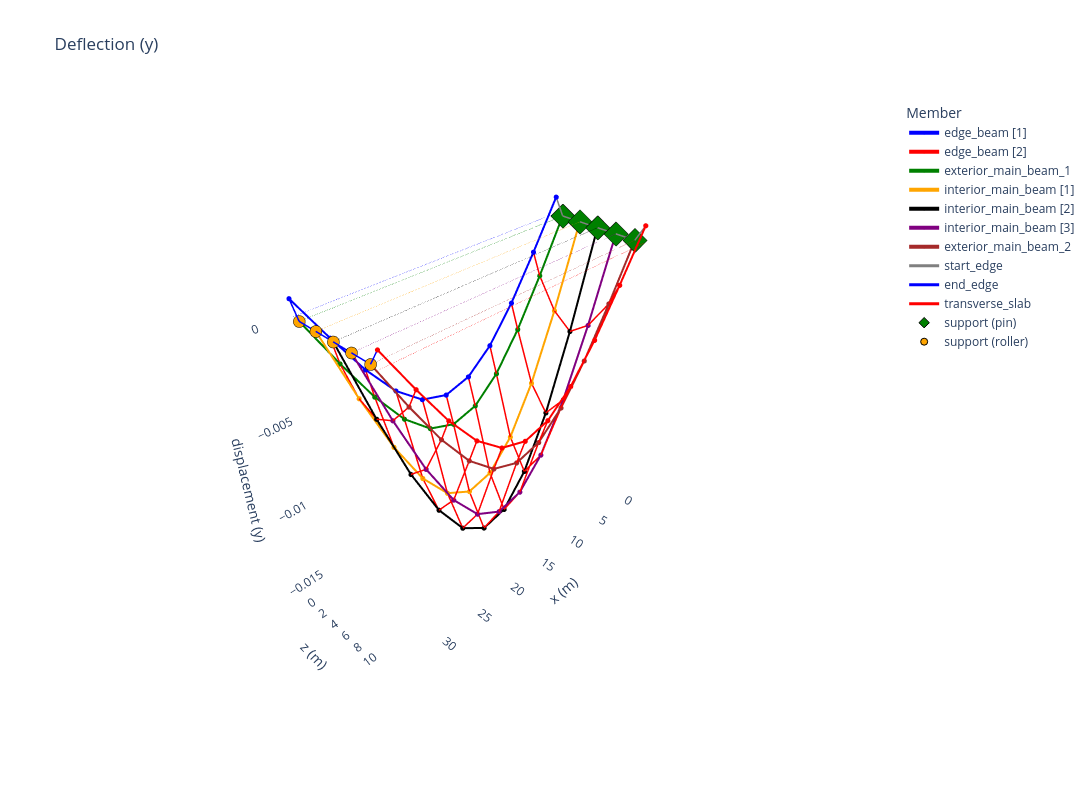

The notebook cell this image was saved under:
### Code cell
og.plot_def(model, results, loadcase="M1600 L1", backend="plotly", figsize=(14, 8));

### Figure 1 — Plotly figure (JSON) as saved in the notebook; plotly's stock layout.template omitted (floating-point values rounded to 4 significant figures; data arrays with more than 128 entries replaced by an {"elided": "..."} marker saying what was removed)
{"data": [{"line": {"color": "blue", "width": 4}, "marker": {"color": "blue", "size": 3}, "mode": "lines+markers", "name": "edge_beam [1]", "type": "scatter3d", "x": [0, 3.35, 6.7, 10.05, 13.4, 16.75, 20.1, 23.45, 26.8, 30.15, 33.5], "y": [0, 0, 0, 0, 0, 0, 0, 0, 0, 0, 0], "z": [0.0009106, -0.001732, -0.004211, -0.006226, -0.007513, -0.007919, -0.007409, -0.006067, -0.004073, -0.001681, 0.0008474]}, {"line": {"color": "blue", "dash": "dot", "width": 1}, "mode": "lines", "showlegend": false, "type": "scatter3d", "x": [0, 3.35, 6.7, 10.05, 13.4, 16.75, 20.1, 23.45, 26.8, 30.15, 33.5], "y": [0, 0, 0, 0, 0, 0, 0, 0, 0, 0, 0], "z": [0, 0, 0, 0, 0, 0, 0, 0, 0, 0, 0]}, {"line": {"color": "red", "width": 4}, "marker": {"color": "red", "size": 3}, "mode": "lines+markers", "name": "edge_beam [2]", "type": "scatter3d", "x": [0, 3.35, 6.7, 10.05, 13.4, 16.75, 20.1, 23.45, 26.8, 30.15, 33.5], "y": [11.56, 11.56, 11.56, 11.56, 11.56, 11.56, 11.56, 11.56, 11.56, 11.56, 11.56], "z": [0.0009107, -0.001732, -0.004211, -0.006226, -0.007513, -0.007919, -0.007409, -0.006067, -0.004073, -0.001681, 0.0008474]}, {"line": {"color": "red", "dash": "dot", "width": 1}, "mode": "lines", "showlegend": false, "type": "scatter3d", "x": [0, 3.35, 6.7, 10.05, 13.4, 16.75, 20.1, 23.45, 26.8, 30.15, 33.5], "y": [11.56, 11.56, 11.56, 11.56, 11.56, 11.56, 11.56, 11.56, 11.56, 11.56, 11.56], "z": [0, 0, 0, 0, 0, 0, 0, 0, 0, 0, 0]}, {"line": {"color": "green", "width": 4}, "marker": {"color": "green", "size": 3}, "mode": "lines+markers", "name": "exterior_main_beam_1", "type": "scatter3d", "x": [0, 3.35, 6.7, 10.05, 13.4, 16.75, 20.1, 23.45, 26.8, 30.15, 33.5], "y": [1.05, 1.05, 1.05, 1.05, 1.05, 1.05, 1.05, 1.05, 1.05, 1.05, 1.05], "z": [0, -0.002955, -0.00566, -0.007829, -0.0092, -0.009607, -0.009022, -0.007543, -0.005376, -0.002781, 0]}, {"line": {"color": "green", "dash": "dot", "width": 1}, "mode": "lines", "showlegend": false, "type": "scatter3d", "x": [0, 3.35, 6.7, 10.05, 13.4, 16.75, 20.1, 23.45, 26.8, 30.15, 33.5], "y": [1.05, 1.05, 1.05, 1.05, 1.05, 1.05, 1.05, 1.05, 1.05, 1.05, 1.05], "z": [0, 0, 0, 0, 0, 0, 0, 0, 0, 0, 0]}, {"line": {"color": "orange", "width": 4}, "marker": {"color": "orange", "size": 3}, "mode": "lines+markers", "name": "interior_main_beam [1]", "type": "scatter3d", "x": [0, 3.35, 6.7, 10.05, 13.4, 16.75, 20.1, 23.45, 26.8, 30.15, 33.5], "y": [3.416, 3.416, 3.416, 3.416, 3.416, 3.416, 3.416, 3.416, 3.416, 3.416, 3.416], "z": [0, -0.004671, -0.00869, -0.01166, -0.01339, -0.01377, -0.01285, -0.01077, -0.007769, -0.004087, 0]}, {"line": {"color": "orange", "dash": "dot", "width": 1}, "mode": "lines", "showlegend": false, "type": "scatter3d", "x": [0, 3.35, 6.7, 10.05, 13.4, 16.75, 20.1, 23.45, 26.8, 30.15, 33.5], "y": [3.416, 3.416, 3.416, 3.416, 3.416, 3.416, 3.416, 3.416, 3.416, 3.416, 3.416], "z": [0, 0, 0, 0, 0, 0, 0, 0, 0, 0, 0]}, {"line": {"color": "black", "width": 4}, "marker": {"color": "black", "size": 3}, "mode": "lines+markers", "name": "interior_main_beam [2]", "type": "scatter3d", "x": [0, 3.35, 6.7, 10.05, 13.4, 16.75, 20.1, 23.45, 26.8, 30.15, 33.5], "y": [5.782, 5.782, 5.782, 5.782, 5.782, 5.782, 5.782, 5.782, 5.782, 5.782, 5.782], "z": [0, -0.005508, -0.01018, -0.01356, -0.01548, -0.01584, -0.0147, -0.01224, -0.00879, -0.004614, 0]}, {"line": {"color": "black", "dash": "dot", "width": 1}, "mode": "lines", "showlegend": false, "type": "scatter3d", "x": [0, 3.35, 6.7, 10.05, 13.4, 16.75, 20.1, 23.45, 26.8, 30.15, 33.5], "y": [5.782, 5.782, 5.782, 5.782, 5.782, 5.782, 5.782, 5.782, 5.782, 5.782, 5.782], "z": [0, 0, 0, 0, 0, 0, 0, 0, 0, 0, 0]}, {"line": {"color": "purple", "width": 4}, "marker": {"color": "purple", "size": 3}, "mode": "lines+markers", "name": "interior_main_beam [3]", "type": "scatter3d", "x": [0, 3.35, 6.7, 10.05, 13.4, 16.75, 20.1, 23.45, 26.8, 30.15, 33.5], "y": [8.149, 8.149, 8.149, 8.149, 8.149, 8.149, 8.149, 8.149, 8.149, 8.149, 8.149], "z": [0, -0.004671, -0.00869, -0.01166, -0.01339, -0.01377, -0.01285, -0.01077, -0.00777, -0.004087, 0]}, {"line": {"color": "purple", "dash": "dot", "width": 1}, "mode": "lines", "showlegend": false, "type": "scatter3d", "x": [0, 3.35, 6.7, 10.05, 13.4, 16.75, 20.1, 23.45, 26.8, 30.15, 33.5], "y": [8.149, 8.149, 8.149, 8.149, 8.149, 8.149, 8.149, 8.149, 8.149, 8.149, 8.149], "z": [0, 0, 0, 0, 0, 0, 0, 0, 0, 0, 0]}, {"line": {"color": "brown", "width": 4}, "marker": {"color": "brown", "size": 3}, "mode": "lines+markers", "name": "exterior_main_beam_2", "type": "scatter3d", "x": [0, 3.35, 6.7, 10.05, 13.4, 16.75, 20.1, 23.45, 26.8, 30.15, 33.5], "y": [10.51, 10.51, 10.51, 10.51, 10.51, 10.51, 10.51, 10.51, 10.51, 10.51, 10.51], "z": [0, -0.002955, -0.00566, -0.007829, -0.0092, -0.009607, -0.009022, -0.007543, -0.005376, -0.002781, 0]}, {"line": {"color": "brown", "dash": "dot", "width": 1}, "mode": "lines", "showlegend": false, "type": "scatter3d", "x": [0, 3.35, 6.7, 10.05, 13.4, 16.75, 20.1, 23.45, 26.8, 30.15, 33.5], "y": [10.51, 10.51, 10.51, 10.51, 10.51, 10.51, 10.51, 10.51, 10.51, 10.51, 10.51], "z": [0, 0, 0, 0, 0, 0, 0, 0, 0, 0, 0]}, {"line": {"color": "grey", "width": 3}, "mode": "lines", "name": "start_edge", "type": "scatter3d", "x": [0, 0, null, 0, 0, null, 0, 0, null, 0, 0, null, 0, 0, null, 0, 0, null], "y": [0, 1.05, null, 1.05, 3.416, null, 3.416, 5.782, null, 5.782, 8.149, null, 8.149, 10.51, null, 10.51, 11.56, null], "z": [0.0009106, 0, null, 0, 0, null, 0, 0, null, 0, 0, null, 0, 0, null, 0, 0.0009107, null]}, {"line": {"color": "blue", "width": 3}, "mode": "lines", "name": "end_edge", "type": "scatter3d", "x": [33.5, 33.5, null, 33.5, 33.5, null, 33.5, 33.5, null, 33.5, 33.5, null, 33.5, 33.5, null, 33.5, 33.5, null], "y": [0, 1.05, null, 1.05, 3.416, null, 3.416, 5.782, null, 5.782, 8.149, null, 8.149, 10.51, null, 10.51, 11.56, null], "z": [0.0008474, 0, null, 0, 0, null, 0, 0, null, 0, 0, null, 0, 0, null, 0, 0.0008474, null]}, {"line": {"color": "red", "width": 3}, "mode": "lines", "name": "transverse_slab", "type": "scatter3d", "x": {"elided": "162 float values"}, "y": {"elided": "162 float values"}, "z": {"elided": "162 float values"}}, {"marker": {"color": "green", "line": {"color": "black", "width": 1}, "size": 8, "symbol": "diamond"}, "mode": "markers", "name": "support (pin)", "type": "scatter3d", "x": [0, 0, 0, 0, 0], "y": [1.05, 3.416, 5.782, 8.149, 10.51], "z": [0, 0, 0, 0, 0]}, {"marker": {"color": "orange", "line": {"color": "black", "width": 1}, "size": 7, "symbol": "circle"}, "mode": "markers", "name": "support (roller)", "type": "scatter3d", "x": [33.5, 33.5, 33.5, 33.5, 33.5], "y": [1.05, 3.416, 5.782, 8.149, 10.51], "z": [0, 0, 0, 0, 0]}], "layout": {"height": 800, "legend": {"title": {"text": "Member"}}, "scene": {"aspectmode": "manual", "aspectratio": {"x": 1, "y": 0.3452, "z": 1}, "xaxis": {"showbackground": false, "title": {"text": "x (m)"}}, "yaxis": {"showbackground": false, "title": {"text": "z (m)"}}, "zaxis": {"showbackground": false, "title": {"text": "displacement (y)"}}}, "title": {"text": "Deflection (y)"}, "width": 1400}}
